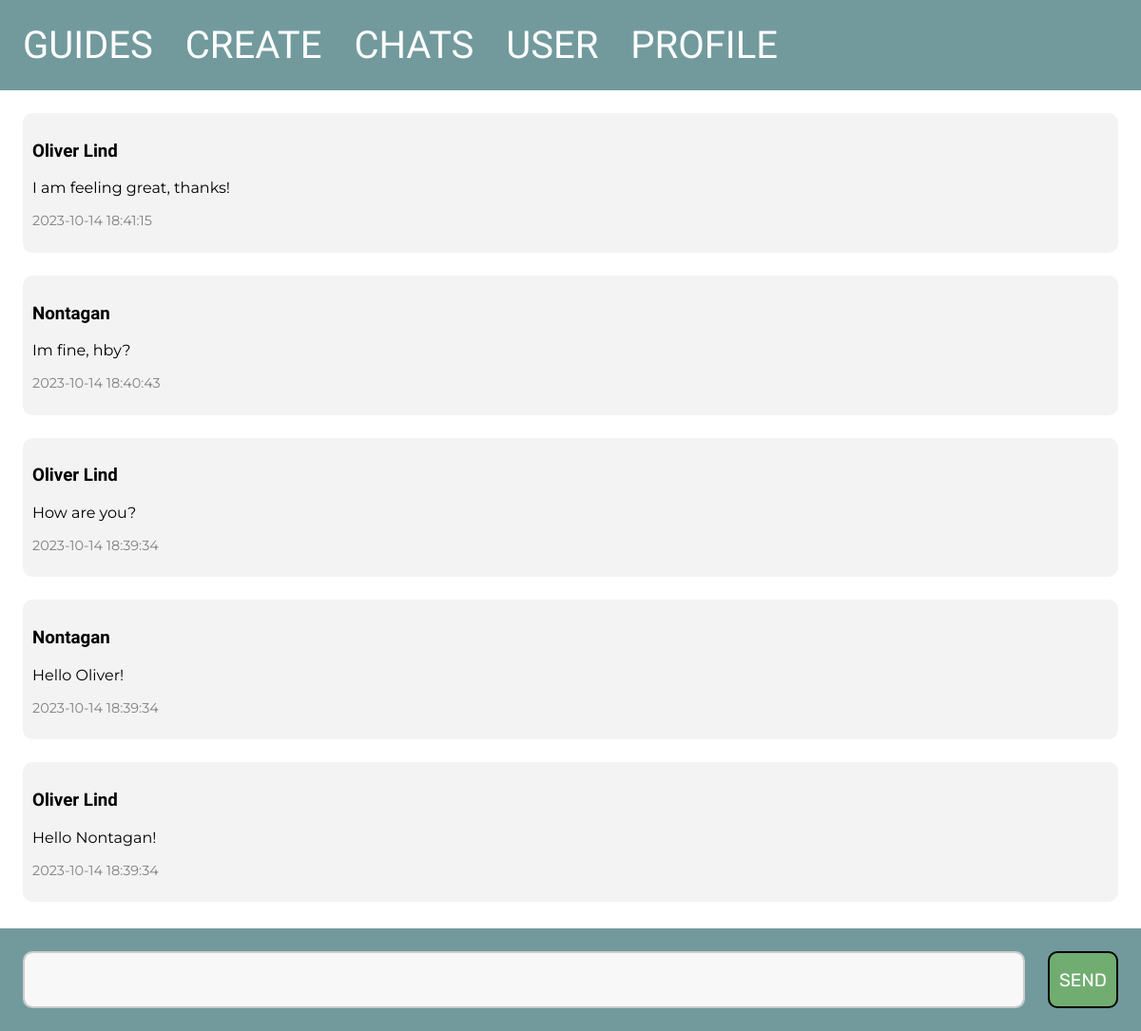
The page /1/message/ on the database as committed earlier.
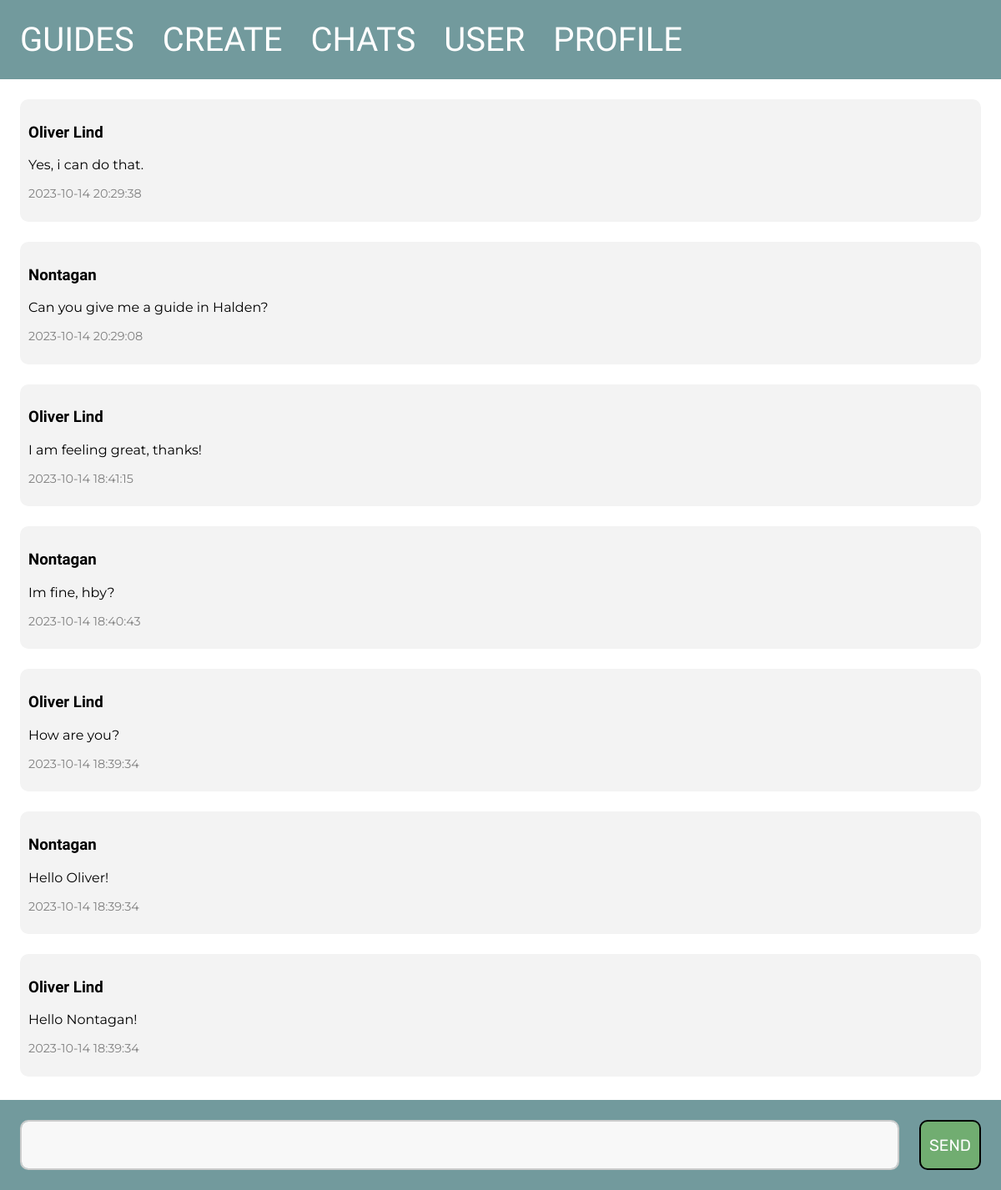
The same page on the database as committed later.
### tables this page shows
CREATE TABLE message
(
    id      INTEGER PRIMARY KEY AUTOINCREMENT,
    content TEXT,
    date    TIMESTAMP NOT NULL DEFAULT CURRENT_TIMESTAMP,
    inChat  INTEGER   NOT NULL,
    byUser  INTEGER   NOT NULL,
    FOREIGN KEY (byUser) REFERENCES user (id),
    FOREIGN KEY (inChat) REFERENCES chat (id)
);

CREATE TABLE user
(
    id        INTEGER PRIMARY KEY AUTOINCREMENT,
    firstname TEXT NOT NULL,
    lastname  TEXT NOT NULL,
    age       INTEGER,
    country   TEXT
);

### app.py (the view, shortened to what this page needs)
@app.route('/<int:id>/message/', methods=('GET', 'POST'))
def message(id):
    global user_id
    conn = get_db_connection()
    message = conn.execute('SELECT * FROM message, chat, user WHERE chat.id = ? AND message.inChat = chat.id AND user.id = message.byUser ORDER BY message.id DESC', (id,)).fetchall()
    return render_template('message.html', message=message)

### app.py (called while the page is built)
def get_db_connection():
    conn = sqlite3.connect('database.db')
    conn.row_factory = sqlite3.Row
    return conn

### templates/message.html
{% extends 'base.html' %}
{% block content %}
    {% for message in message %}
        <div class='post'>
            <h3>{{ message['firstname'] }}</h3>
            <p>{{ message['content'] }}</p>
            <p id="date">{{ message['date'] }}</p>
        </div>
    {% endfor %}
    <form id="message-form" method="post">
        <textarea id="messagearea" name="message" placeholder="Type here">
            {{ request.form['message'] }}
        </textarea>
        <button id="send-button" type="submit">SEND</button>
    </form>
{% endblock %}

### templates/base.html (shortened to what this page needs)
<!DOCTYPE html>
<html lang="en">
<head>
</head>
<body>
<nav>
    <a href="{{ url_for('index') }}">GUIDES</a>
    <a href="{{ url_for('create') }}">CREATE</a>
    <a href="{{ url_for('chat') }}">CHATS</a>
    <a href="{{ url_for('user') }}">USER</a>
    <a href="{{ url_for('profile') }}">PROFILE</a>
</nav>
<div class="content">
    {% block content %} {% endblock %}
</div>
</body>
</html>

### templates/base.html (style rules this page uses)
.post { padding: 10px; margin: 2vw; background-color: #f3f3f3; border-radius: 10px; }
body { margin: 0; padding-bottom: 7rem; }
nav { background-color: #729a9d; padding: 2vw; }
nav a { color: #ffffff; font-size: 2.5em; margin-right: 30px; text-decoration: none; font-family: 'Onest', sans-serif; }
h1, h2, h3 { font-family: 'Lexend', sans-serif; }
p { font-family: 'Montserrat', sans-serif; }
a { font-family: 'Rubik', sans-serif; text-decoration: none; }
#send-button { font-family: 'Rubik', sans-serif; font-size: 1.2em; margin-right: 2vw; margin-top: 2vw; padding: 10px; height: 60px; border-radius: 10px; outline: none; color: #ffffff; background-color: #71ad71; border: 2px solid black; transition: 300ms; }
textarea { height: 60px; margin: 2vw; padding: 12px 0.8em; box-sizing: border-box; font-family: 'Montserrat', sans-serif; resize: none; border: 2px solid #ccc; border-radius: 10px; background-color: #f8f8f8; font-size: 16px; }
#messagearea { height: 60px; width: 100%; margin-top: 2vw; padding: 12px 0.8em; box-sizing: border-box; font-family: 'Montserrat', sans-serif; resize: none; border: 2px solid #ccc; border-radius: 10px; background-color: #f8f8f8; font-size: 16px; }
#date { color: grey; font-size: 0.9rem; }
#message-form { display: flex; background-color: #729a9d; vertical-align: center; width: 100%; position: fixed; bottom: 0; }

Rows that differ between the two databases and show on the page:
added message: firstname "Oliver Lind", content "Yes, i can do that.", date "2023-10-14 20:29:38"
added message: firstname "Nontagan", content "Can you give me a guide in Halden?", date "2023-10-14 20:29:08"
